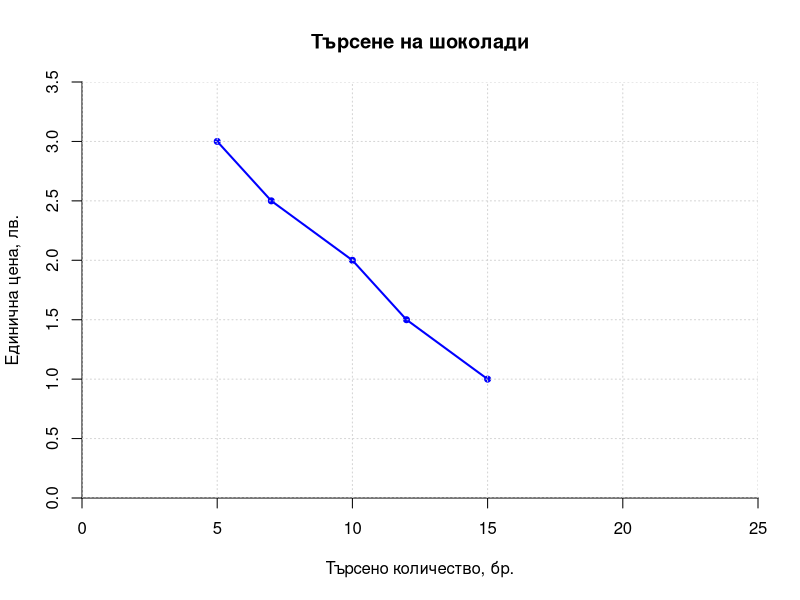
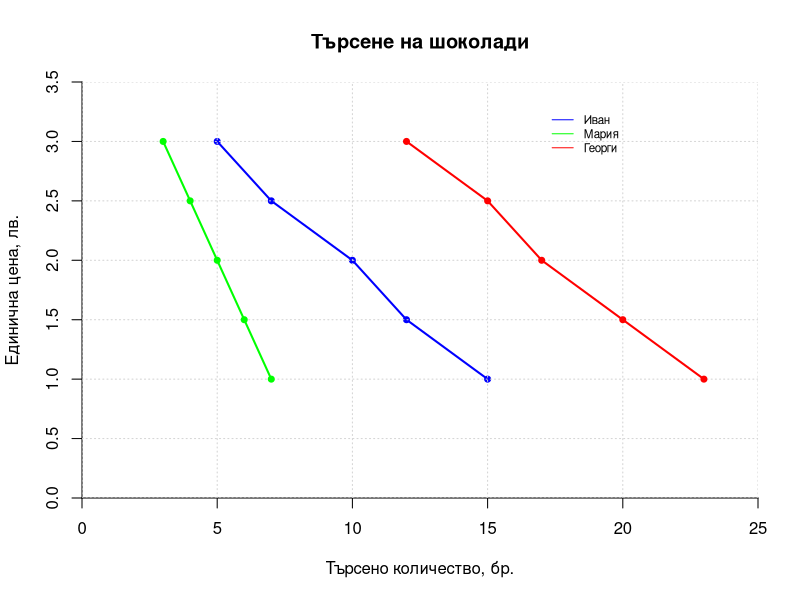
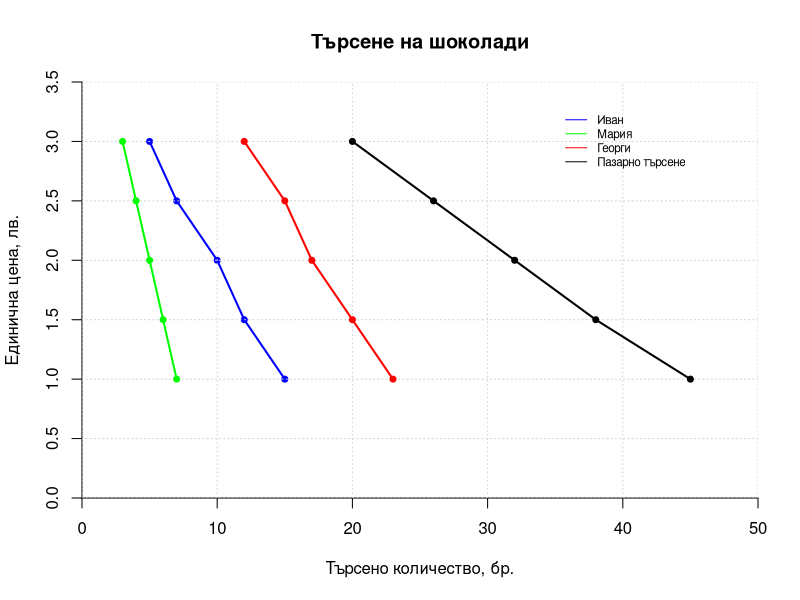
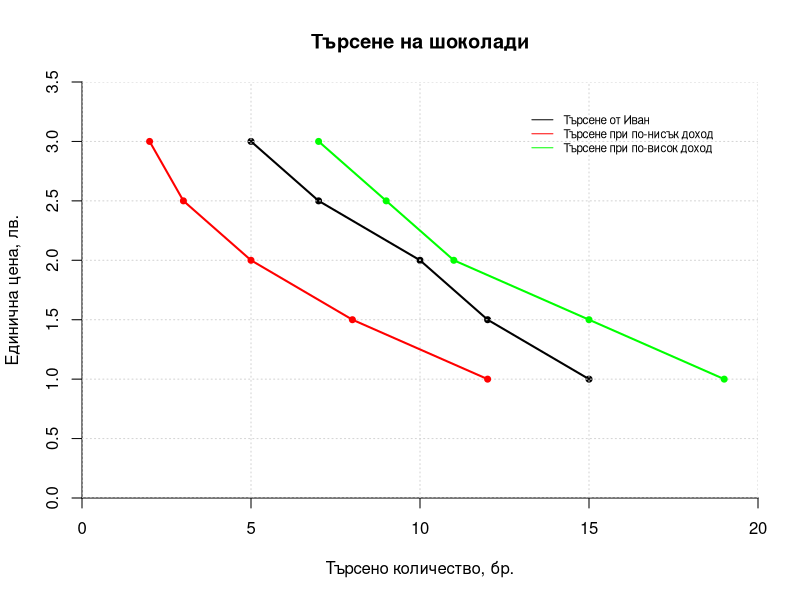
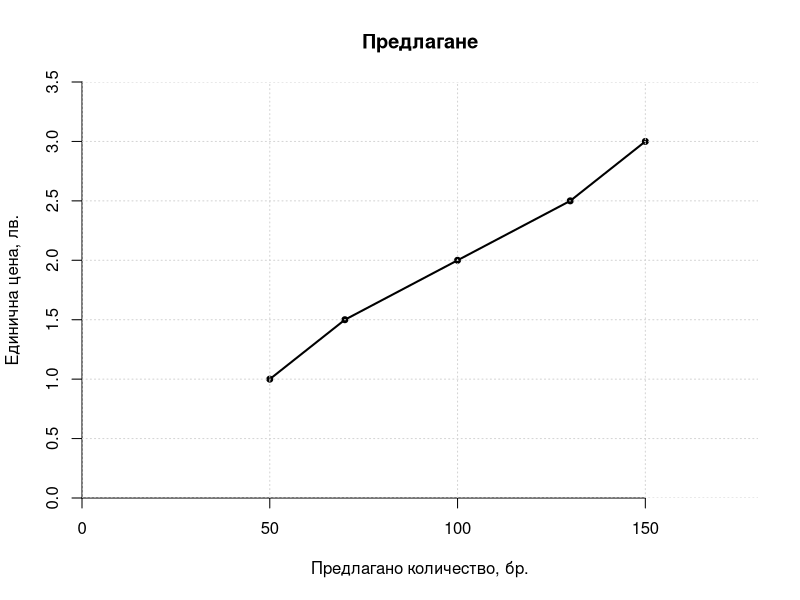
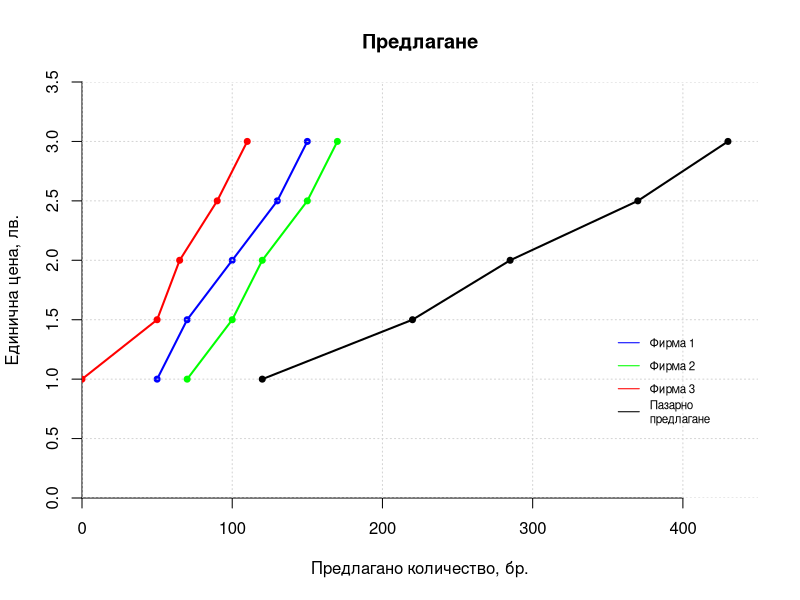
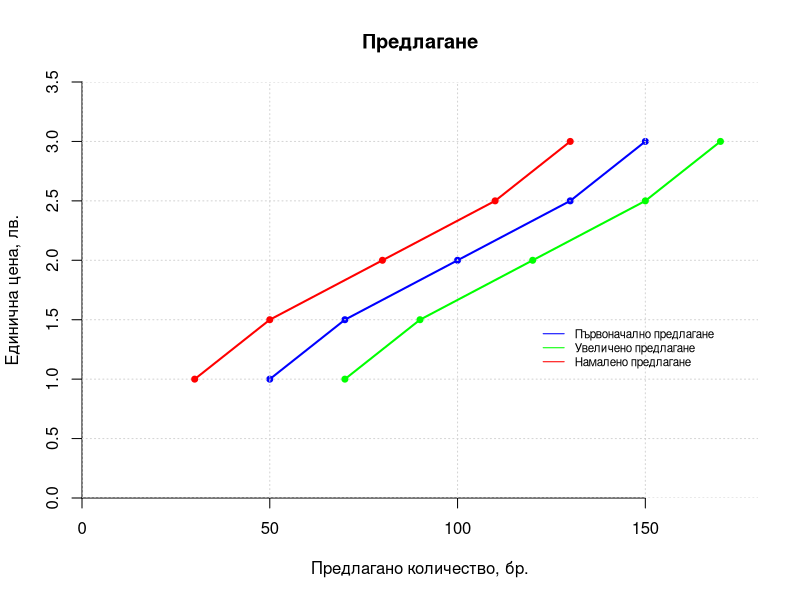
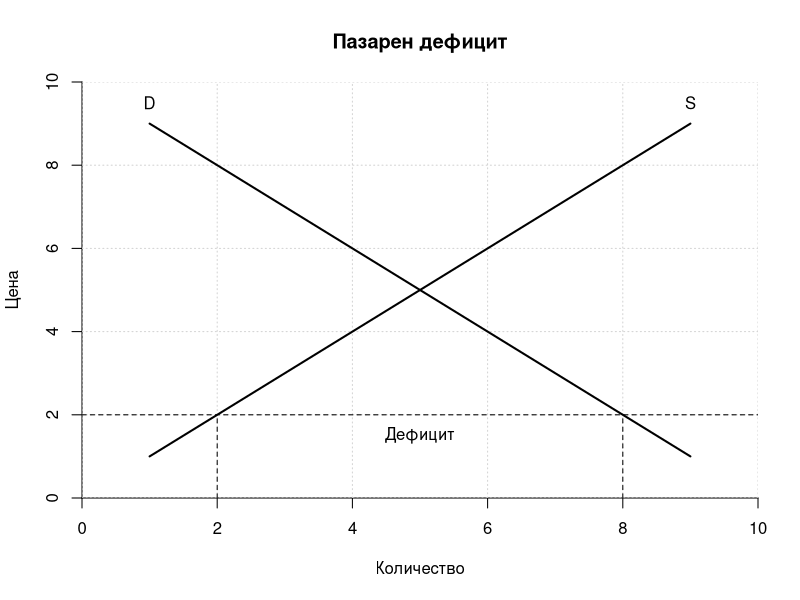

The R source for these figures, in order:
## ---- chunk 1
knitr::opts_chunk$set(fig.width = 8, fig.height = 6,
                      fig.path = "figure/",
                      echo = FALSE, warning = FALSE, 
                      message = FALSE)
## ---- chunk 2
price <- c(3,2.5,2,1.5,1)
Ivan <- c(5,7,10,12,15)
Maria <- c(3,4,5,6,7)
Georgi <- c(12,15,17,20,23)
marketD <- Ivan + Maria + Georgi
dfCh <- data.frame(price, Ivan, Maria, Georgi, marketD)
plot(dfCh$Ivan, dfCh$price, main = "Търсене на шоколади",
     xlab = "Търсено количество, бр.",
     ylab = "Единична цена, лв.", 
     col = "blue", lwd = 2, 
     xlim = c(0,25), ylim = c(0,3.5), bty = "n", 
     type = "o",pch = 20, xaxs = "i", yaxs = "i")
grid()
## ---- chunk 3
plot(dfCh$Ivan, dfCh$price, main = "Търсене на шоколади",
     xlab = "Търсено количество, бр.",
     ylab = "Единична цена, лв.", 
     col = "blue", lwd = 2, 
     xlim = c(0,25), ylim = c(0,3.5), bty = "n", 
     type = "o",pch = 20, xaxs = "i", yaxs = "i")
grid()
lines(x = dfCh$Maria, y = dfCh$price, lwd = 2,
      col = "green", type = "o", pch = 20) 
lines(x = dfCh$Georgi, y = dfCh$price, lwd = 2, 
      col = "red", type = "o", pch = 20)
legend(17,3.3, c("Иван", "Мария", "Георги"), 
       col = c("blue", "green", "red"),  
       bty = "n", lty = c(1,1), cex = 0.7)
## ---- chunk 4
plot(dfCh$Ivan, dfCh$price, main = "Търсене на шоколади",
     xlab = "Търсено количество, бр.",
     ylab = "Единична цена, лв.", 
     col = "blue", lwd = 2, 
     xlim = c(0,50), ylim = c(0,3.5), bty = "n", 
     type = "o",pch = 20, xaxs = "i", yaxs = "i")
grid()
lines(x = dfCh$Maria, y = dfCh$price, lwd = 2,
      col = "green", type = "o", pch = 20) 
lines(x = dfCh$Georgi, y = dfCh$price, lwd = 2, 
      col = "red", type = "o", pch = 20)
lines(x = dfCh$marketD, y = dfCh$price, lwd = 2,
      col = "black", type = "o", pch = 20)
legend(35,3.3, c("Иван", "Мария", "Георги", "Пазарно търсене"), 
       col = c("blue", "green", "red", "black"),  
       bty = "n", lty = c(1,1), cex = 0.7)
## ---- chunk 5
dfCh$Ivan_nd <- c(2,3,5,8,12)
dfCh$Ivan_vd <- c(7,9,11,15,19)
plot(dfCh$Ivan, dfCh$price, main = "Търсене на шоколади",
     xlab = "Търсено количество, бр.",
     ylab = "Единична цена, лв.", 
     col = "black", lwd = 2, 
     xlim = c(0,20), ylim = c(0,3.5), bty = "n", 
     type = "o",pch = 20, xaxs = "i", yaxs = "i")
grid()
lines(x = dfCh$Ivan_nd, y = dfCh$price, lwd = 2,
      col = "red", type = "o", pch = 20) 
lines(x = dfCh$Ivan_vd, y = dfCh$price, lwd = 2, 
      col = "green", type = "o", pch = 20)
legend(13,3.3, c("Търсене от Иван", "Търсене при по-нисък доход", 
                 "Търсене при по-висок доход"), 
       col = c("black", "red", "green"),  
       bty = "n", lty = c(1,1), cex = 0.7)
## ---- chunk 6
price <- c(1,1.5,2,2.5,3)
pr1 <- c(50,70,100,130,150)
pr2 <- c(70,100,120,150,170)
pr3 <- c(0,50,65,90,110)
supply <- data.frame(price,pr1,pr2,pr3)
supply$all <- pr1 + pr2 + pr3
plot(supply$pr1, supply$price, main = "Предлагане",
     xlab = "Предлагано количество, бр.",
     ylab = "Единична цена, лв.", 
     col = "black", lwd = 2, 
     xlim = c(0,180), ylim = c(0,3.5), bty = "n", 
     type = "o",pch = 20, xaxs = "i", yaxs = "i")
grid()
## ---- chunk 7

plot(supply$pr1, supply$price, main = "Предлагане",
     xlab = "Предлагано количество, бр.",
     ylab = "Единична цена, лв.", 
     col = "blue", lwd = 2, 
     xlim = c(0,450), ylim = c(0,3.5), bty = "n", 
     type = "o",pch = 20, xaxs = "i", yaxs = "i")
grid()
lines(x = supply$pr2, y = supply$price, lwd = 2,
      col = "green", type = "o", pch = 20) 
lines(x = supply$pr3, y = supply$price, lwd = 2, 
      col = "red", type = "o", pch = 20)
lines(x = supply$all, y = supply$price, lwd = 2,
      col = "black", type = "o", pch = 20)
legend(350,1.5, c("Фирма 1", "Фирма 2", "Фирма 3", "Пазарно
предлагане"), 
       col = c("blue", "green", "red", "black"),  
       bty = "n", lty = c(1,1), cex = 0.7)

## ---- chunk 8

supply$up <- supply$pr1 + 20
supply$down <- supply$pr1 - 20

plot(supply$pr1, supply$price, main = "Предлагане",
     xlab = "Предлагано количество, бр.",
     ylab = "Единична цена, лв.", 
     col = "blue", lwd = 2, 
     xlim = c(0,180), ylim = c(0,3.5), bty = "n", 
     type = "o",pch = 20, xaxs = "i", yaxs = "i")
grid()
lines(x = supply$up, y = supply$price, lwd = 2,
      col = "green", type = "o", pch = 20) 
lines(x = supply$down, y = supply$price, lwd = 2, 
      col = "red", type = "o", pch = 20)
legend(120,1.5, c("Първоначално предлагане", 
               "Увеличено предлагане", "Намалено предлагане"), 
       col = c("blue", "green", "red"),  
       bty = "n", lty = c(1,1), cex = 0.7)
## ---- chunk 9
plot(1, xlim = c(0,10), ylim = c(0,10), xaxs = "i", yaxs = "i",
     type = "n", bty = "n", main = "Пазарен дефицит",
     xlab = "Количество", ylab = "Цена")
grid()
segments(1,1,9,9, lwd = 2)
segments(1,9,9,1, lwd = 2)
segments(0,2,10,2, lwd = 1,  lty = 2)
segments(2,0,2,2, lwd = 1, lty = 2)
segments(8,0,8,2, lwd = 1, lty = 2)
text(1,9.5, "D")
text(9,9.5, "S")
text(5,1.5, "Дефицит", adj = 0.5)
## ---- chunk 10
plot(1, xlim = c(0,10), ylim = c(0,10), xaxs = "i", yaxs = "i",
     type = "n", bty = "n", main = "Пазарен излишък",
     xlab = "Количество, бр.", ylab = "Цена, лв")
grid()
segments(1,1,9,9, lwd = 2) # supply
segments(1,9,9,1, lwd = 2) # demand
segments(0,8,10,8, lwd = 1,  lty = 2) # surplus line
segments(2,0,2,8, lwd = 1, lty = 2) # vertical line 1
segments(8,0,8,8, lwd = 1, lty = 2) # vertical line 2
text(1,9.5, "D")
text(9,9.5, "S")
text(5,8.5, "Излишък", adj = 0.5)
## ---- chunk 11
plot(1, xlim = c(0,10), ylim = c(0,10), xaxs = "i", yaxs = "i",
     type = "n", bty = "n", main = "Пазарно равновесие",
     xlab = "Количество, бр.", ylab = "Цена, лв")
grid()
segments(1,1,9,9, lwd = 2) # supply
segments(1,9,9,1, lwd = 2) # demand
segments(0,5,5,5, lwd = 1,  lty = 2) # horiz. eq. line
segments(5,0,5,5, lwd = 1, lty = 2) # vertical eq. line
text(1,9.5, "D")
text(9,9.5, "S")
## ---- chunk 12
plot(1, xlim = c(0,10), ylim = c(0,10), xaxs = "i", yaxs = "i",
     type = "n", bty = "n", main = "Промяна в пазарното
равновесие",
     xlab = "Количество, бр.", ylab = "Цена, лв")
grid()
segments(1,1,9,9, lwd = 2) # supply
segments(1,9,9,1, lwd = 2) # demand
segments(2,9,9,2, lwd = 2, col = "green") # new demand
segments(0,5,6,5, lwd = 1,  lty = 2) # horiz. eq. line 
segments(0,5.5,5.5,5.5, lwd = 1, lty = 2) # horiz. eq. line 2
segments(5,0,5,5, lwd = 1, lty = 2) # vertical eq. line  
segments(6,0,6,5, lwd = 1, lty = 2) # vertical eq. line 2
segments(5,5,6,5, lwd = 2, lty = 2, col = "blue") # deficit
text(1,9.5, "D")
text(9,9.5, "S")
text(2,9.5, "D2")
text(5.5,2.5, "Дефицит", adj = 0.5, srt = 90, col = "blue")
## ---- chunk 13
plot(1, xlim = c(0,10), ylim = c(0,10), xaxs = "i", yaxs = "i",
     type = "n", bty = "n", main = "Промяна в пазарното
равновесие",
     xlab = "Количество, бр.", ylab = "Цена, лв")
grid()
segments(1,1,9,9, lwd = 2) # supply
segments(1,9,9,1, lwd = 2) # demand
segments(2,1,9,8, lwd = 2, col = "green") # new supply
segments(0,5,6,5, lwd = 1,  lty = 2) # horiz. eq. line 
segments(0,4.5,5.5,4.5, lwd = 1, lty = 2) # horiz. eq. line 2
segments(5,0,5,5, lwd = 1, lty = 2) # vertical eq. line  
segments(6,0,6,5, lwd = 1, lty = 2) # vertical eq. line 2
segments(5,5,6,5, lwd = 2, lty = 2, col = "blue") # surplus
text(1,9.5, "D")
text(9,9.5, "S")
text(9,8.5, "S2")
text(5.5,2.5, "Излишък", adj = 0.5, srt = 90, col = "blue")

